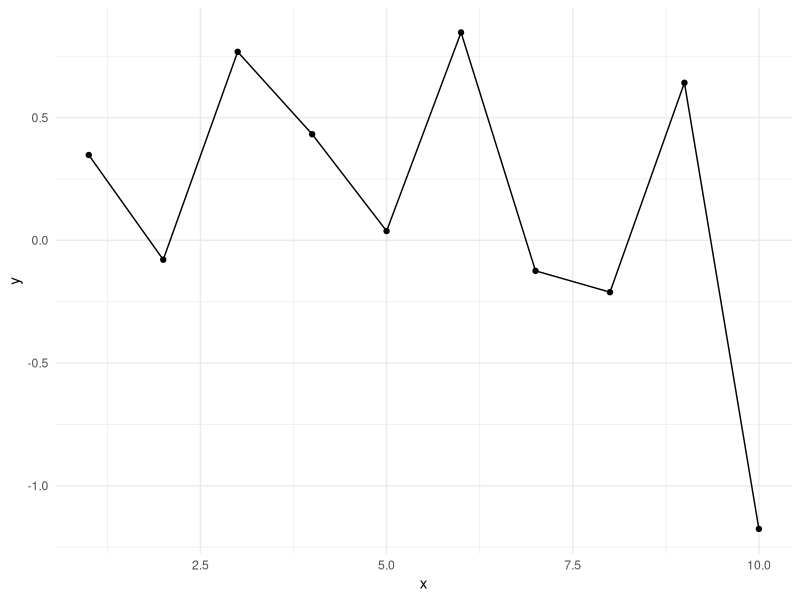

Source code (R):
## ---- chunk 1
#| echo: true
library(tidyverse)

datos <- tibble(
  x = 1:10,
  y = rnorm(10)
)

head(datos)
## ---- chunk 2
#| echo: false
#| fig-align: center

ggplot(datos, aes(x, y)) +
  geom_point() +
  geom_line() +
  theme_minimal()
